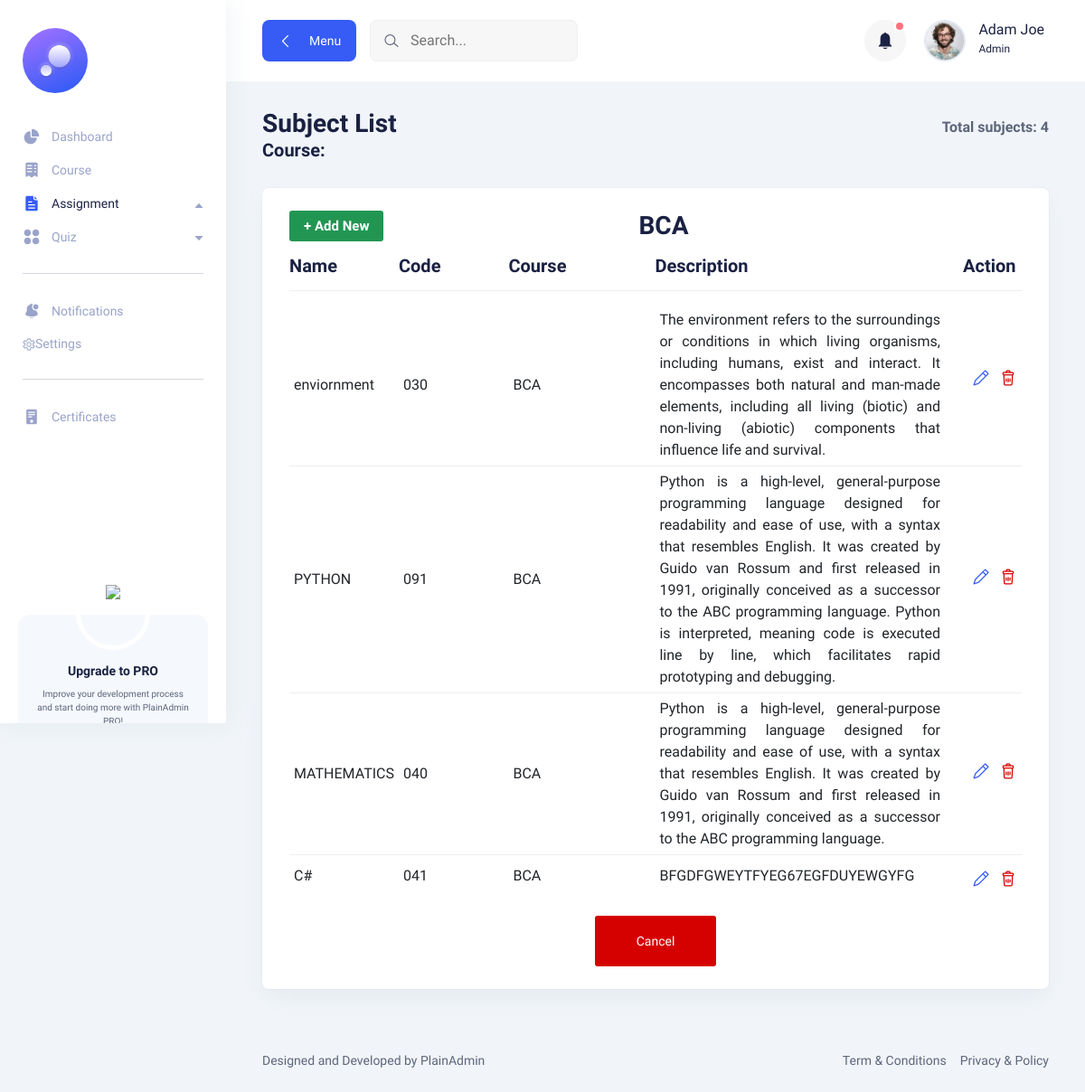
Before: /subjects/ with the older database file.
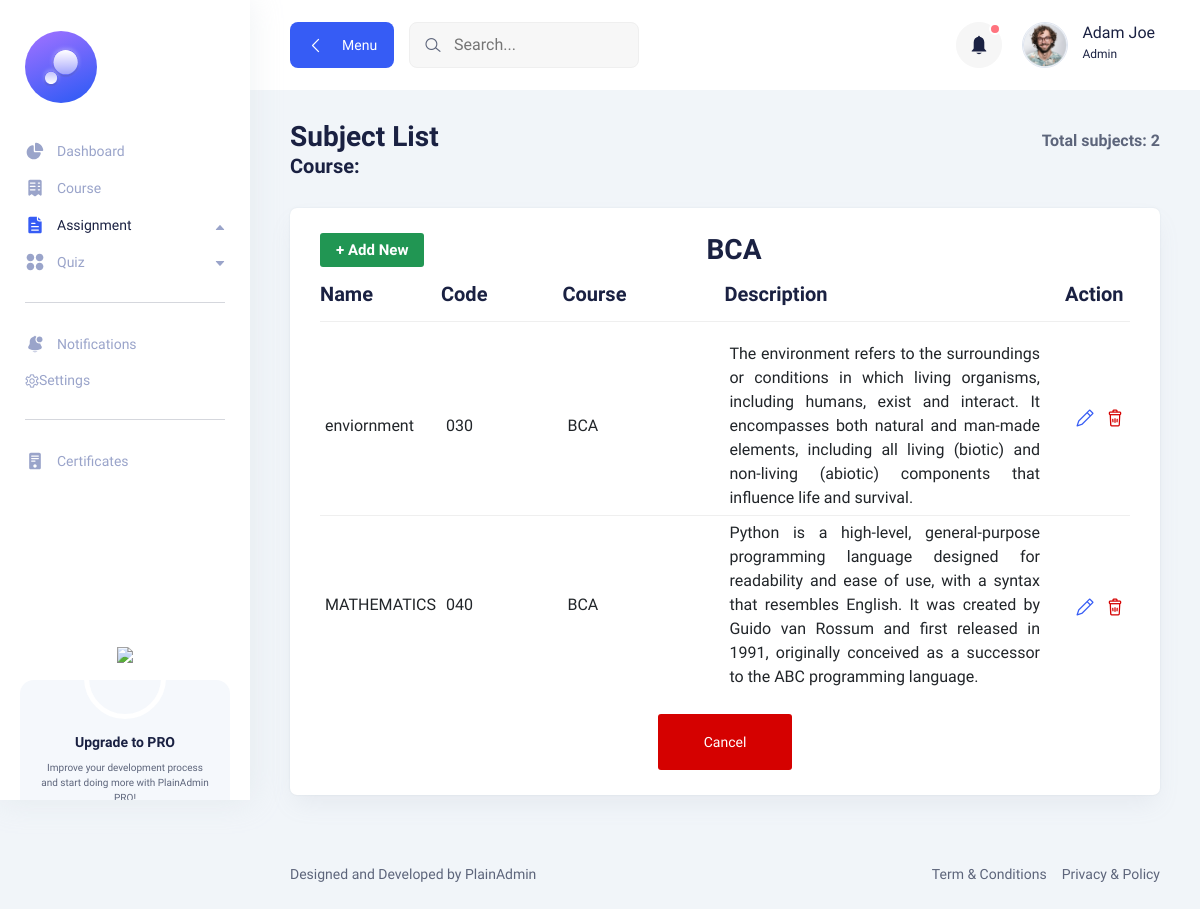
After: the same page with the newer database file.
### learning_hub_app/models.py (models this page shows, shortened)
class Subject(models.Model):
    name = models.CharField(max_length=100)
    code = models.CharField(max_length=20,unique=True)
    course = models.ForeignKey('Course', on_delete=models.CASCADE, related_name='subjects')
    description = models.TextField(blank=True,null=True)

class Course(models.Model):
    title = models.CharField(max_length=200)
    description = models.TextField(default="")
    instructor = models.CharField(max_length=50)
    def __str__(self):
        return self.title

### learning_hub_app/views.py (the view)
# urls.py: path("subjects/",  subject_list, name='subject_list'),
def subject_list(request):
    subjects = Subject.objects.select_related('course').all()
    return render(request, "teacher/subject_list.html", {'s': subjects,'course': None,})

### learning_hub_app/templates/teacher/subject_list.html (shortened to what the changed rows need)
{% extends 'teacher/basefile.html' %}
{% block body %}
      <section class="table-components">
        <div class="container-fluid">
          <div class="title-wrapper pt-30">
            <div class="row align-items-center">
              <div class="col-md-6">
                <div class="title">
                  <h2>Subject List</h2>
                </div>
              </div>
              <div class="col-md-6">
                <div class="breadcrumb-wrapper">
                  <nav aria-label="breadcrumb">
                    <ol class="breadcrumb">
                        <p class="total" style="margin: 0; font-weight: bold;">Total subjects: {{ s|length }}</p>
                    </ol>
                  </nav>
                </div>
              </div>
            </div>
          </div>
          <div class="tables-wrapper">
            <div class="row">
              <div class="col-lg-12">
                <div class="card-style mb-30">
                  <div style="display:flex;gap:282px">
                  <a href="{% url 'add_subject' %}"  class="main-btn success-btn btn-hover"  style="font-size: 15px; font-weight: 600; padding: 4px 15px;">+ Add New</a> <h2 class="Title">BCA</h2>
                  </div>
                  <div class="table-wrapper table-responsive">
                    <table class="table">
                      <thead>
                        <tr>
                          <th style="width:11%;" >
                            <h4>Name</h4>
                          </th>
                          <th style="width:15%;">
                            <h4>Code</h4>
                          </th>
                          <th style="width:20%;">
                            <h4>Course</h4>
                          </th>
                          <th style="align:justify">
                            <h4>Description</h4>
                          </th>
                          <th>
                            <h4 style="width:20%; padding-left: 20px">Action</h4>
                          </th>
                        </tr>
                      </thead>
                      <tbody>
                         {% for subject in s %}
                        <tr>
                          <td class="min-width">
                            {{ subject.name }}
                          </td>
                          <td class="min-width">
                           {{ subject.code }}
                          </td>
                          <td class="min-width">
                            {{ subject.course  }}
                          </td>
                          <td class="min-width" style="text-align:justify">
                            {{ subject.description  }}
                          </td>
                          <td>
                            <div class="action">
                              <button class="edit">
                                <a href="{% url 'update_subject' subject.id %}" class="text-primary">
                                  <i class="lni lni-pencil" style="padding-left: 25px"></i>
                                </a>
                              </button>
                              <button class="text-danger">
                                <a href="{% url 'delete_subject' subject.id %}" class="text-danger"
                                onclick="return confirm('Are you sure you want to delete this course?');">
                                  <i class="lni lni-trash-can"></i>
                                </a>
                              </button>
                            </div>
                          </td>
                        </tr>
                        {% empty %}
                        <tr>
                          <td colspan="5">No subjects available for {{ course.title }}.</td>
                        </tr>
                        {% endfor %}
                      </tbody>
                    </table>
                  </div>
                </div>
              </div>
            </div>
          </div>
        </div>
      </section>
{% endblock %}

Changed rows visible on the page:
removed Subject: name "PYTHON", code "091", course "BCA", description "Python is a high-level, general-purpose programming language designed for readability and ease of use, with a syntax that resembles English. It was created by Guido van Rossum and first released in 1991, originally conceived as a successor to the ABC programming language. Python is interpreted, meaning code is executed line by line, which facilitates rapid prototyping and debugging."
removed Subject: name "C#", code "041", course "BCA", description "BFGDFGWEYTFYEG67EGFDUYEWGYFG"
Other visible differences:
{{ s|length }}: "4" → "2"
